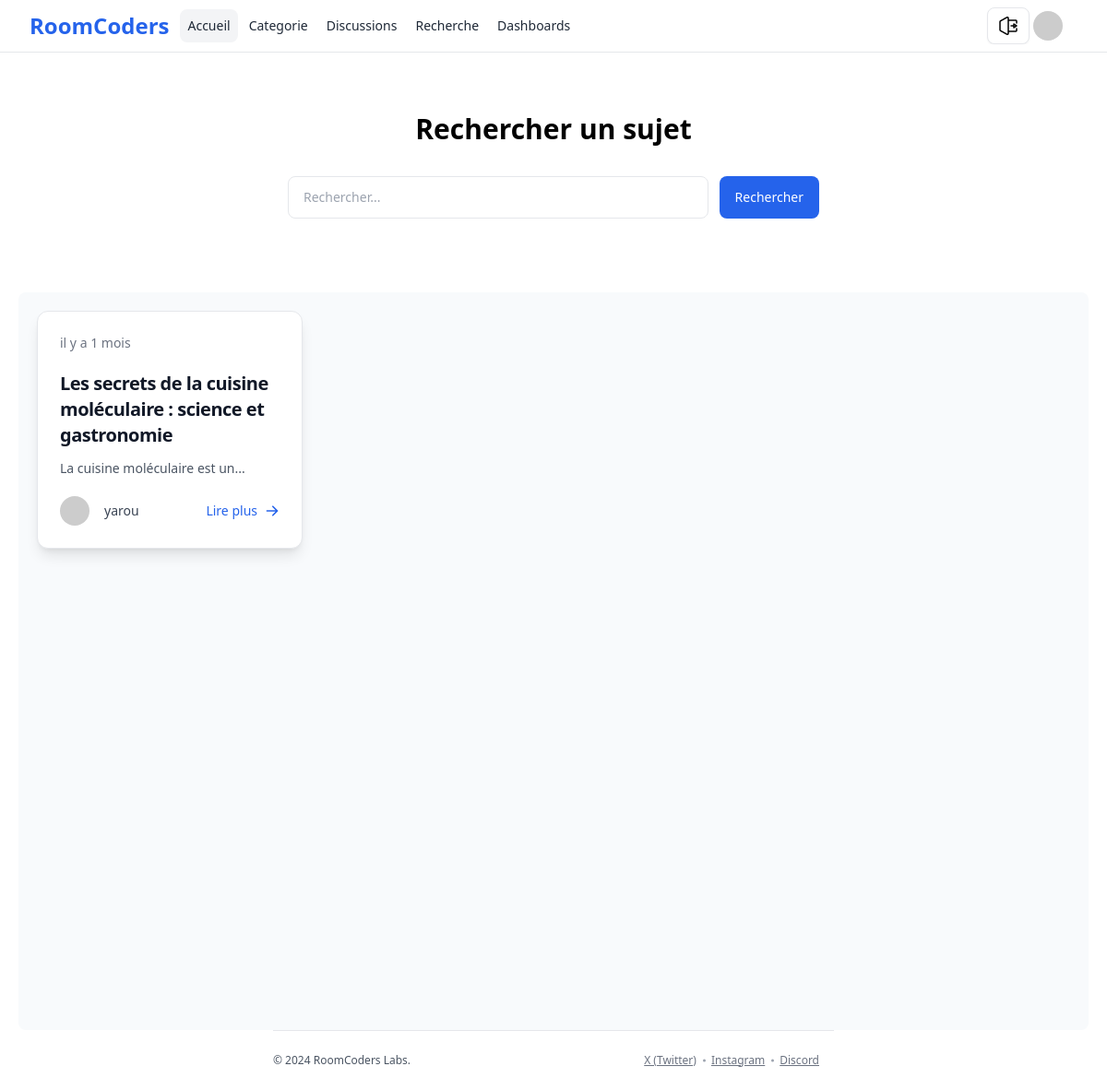
/searchtopics.php (signed in), run on the app's committed database.
### tables this page shows
CREATE TABLE `topics` (
  `id` int NOT NULL,
  `user_id` int NOT NULL,
  `category_id` int NOT NULL,
  `title` varchar(255) NOT NULL,
  `content` text NOT NULL,
  `created_at` timestamp NULL DEFAULT CURRENT_TIMESTAMP
);

CREATE TABLE `users` (
  `id` int NOT NULL,
  `username` varchar(50) NOT NULL,
  `email` varchar(100) NOT NULL,
  `password` varchar(255) NOT NULL,
  `role` enum('member','moderator','admin') DEFAULT 'member',
  `created_at` timestamp NULL DEFAULT CURRENT_TIMESTAMP
);

### searchtopic_process.php (called while the page is built, shortened)
<?php
include_once 'CONFIG/db.php';
      $search = isset($_GET['search']) ? '%' . $_GET['search'] . '%' : '%';
      $stmt = $pdo->prepare("
        SELECT topics.id, topics.title, topics.content, topics.created_at, topics.user_id, users.username
        FROM topics
        JOIN users ON topics.user_id = users.id
        WHERE topics.title LIKE ?
        ORDER BY topics.created_at DESC
        LIMIT 10
      ");
      $stmt->execute([$search]);
      $topics = $stmt->fetchAll(PDO::FETCH_ASSOC);
?>

### searchtopics.php (the view, shortened to what this page needs)
<?php include_once 'INCLUDES/head.php'  ?>
<?php include_once 'INCLUDES/header.php'  ?>
<?php include_once 'searchtopic_process.php'  ?>
<div class="max-w-6xl px-4 py-10 mx-auto sm:px-6 lg:px-8 lg:py-16">
  <div class="max-w-xl mx-auto text-center">
    <div class="mb-5">
      <h2 class="text-2xl font-bold md:text-3xl md:leading-tight">Rechercher un sujet</h2>
    </div>
    <form method="get" action="">
      <div class="flex flex-col items-center gap-2 mt-5 lg:mt-8 sm:flex-row sm:gap-3">
        <div class="w-full">
          <input type="text" name="search" placeholder="Rechercher..."
            value="<?= isset($_GET['search']) ? htmlspecialchars($_GET['search']) : '' ?>" class="block w-full px-4 py-3 text-sm border-gray-200 rounded-lg focus:border-blue-500 focus:ring-blue-500 disabled:opacity-50 disabled:pointer-events-none" placeholder="Entrez le nom du sujet">
        </div>
        <input type="submit" name="submit" value="Rechercher" class="inline-flex items-center justify-center w-full px-4 py-3 text-sm font-medium text-white bg-blue-600 border border-transparent rounded-lg sm:w-auto whitespace-nowrap gap-x-2 hover:bg-blue-700 focus:outline-none focus:bg-blue-700 disabled:opacity-50 disabled:pointer-events-none">
      </div>
    </form>
  </div>
</div>
  <div class="grid h-full grid-cols-1 gap-4 p-5 mx-5 rounded-lg bg-slate-50 lg:grid-cols-4 lg:gap-8">
      <?php foreach ($topics as $topic): ?>
        <?php if(empty($topic)) :  ?>
          <?php echo $msg ?>
        <?php else : ?>
      <div class="h-32 rounded-lg">
        <article class="p-6 transition-all duration-300 bg-white border border-gray-200 shadow-lg w-72 rounded-xl hover:shadow-xl hover:transform hover:-translate-y-1">
          <div class="flex items-center justify-between mb-5 text-gray-500">
            <span class="text-sm"><?php
                                  $diff = abs(time() - strtotime($topic['created_at']));
                                  $unit = '';
                                  if ($diff < 60) {
                                    $value = $diff;
                                    $unit = 'seconde' . ($value > 1 ? 's' : '');
                                  } elseif ($diff < 3600) {
                                    $value = floor($diff / 60);
                                    $unit = 'minute' . ($value > 1 ? 's' : '');
                                  } elseif ($diff < 86400) {
                                    $value = floor($diff / 3600);
                                    $unit = 'heure' . ($value > 1 ? 's' : '');
                                  } elseif ($diff < 2592000) {
                                    $value = floor($diff / 86400);
                                    $unit = 'jour' . ($value > 1 ? 's' : '');
                                  } elseif ($diff < 31536000) {
                                    $value = floor($diff / 2592000);
                                    $unit = 'mois';
                                  } else {
                                    $value = floor($diff / 31536000);
                                    $unit = 'année' . ($value > 1 ? 's' : '');
                                  }
                                  if ($value == 0) {
                                    echo htmlspecialchars("à l'instant");
                                  } else {
                                    echo htmlspecialchars(sprintf("il y a %d %s", $value, $unit));
                                  }
                                  ?></span>
          </div>
          <h2 class="mb-3 text-xl font-bold tracking-tight text-gray-900 transition-colors duration-300 hover:text-blue-600">
            <a href="topics.php?id=<?= $topic['id'] ?>"><?= htmlspecialchars($topic['title']) ?></a>
          </h2>
          <p class="mb-5 text-sm font-light text-gray-600 line-clamp-3">
            <?= htmlspecialchars(strlen($topic['content']) > 30 ? substr($topic['content'], 0, 30) . '...' : $topic['content']) ?>
          </p>
          <div class="flex items-center justify-between">
            <div class="flex items-center space-x-4">
              <img class="w-8 h-8 rounded-full" src="https://ui-avatars.com/api/?name=<?= urlencode($topic['username']) ?>&background=random" alt="<?= htmlspecialchars($topic['username']) ?>">
              <span class="text-sm font-medium text-gray-700">
                <?= htmlspecialchars($topic['username']) ?>
              </span>
            </div>
            <a href="topics.php?id=<?= $topic['id'] ?>" class="inline-flex items-center text-sm font-medium text-blue-600 hover:underline group">
              Lire plus
            </a>
          </div>
        </article>
      </div>
      <?php endif;?>
      <?php endforeach; ?>
    </div>
<?php include_once 'INCLUDES/footer.php'  ?>

### data on the page
topics: created_at "il y a 1 mois", title "Les secrets de la cuisine moléculaire : science et gastronomie", content "La cuisine moléculaire est un...", user.username "yarou"
